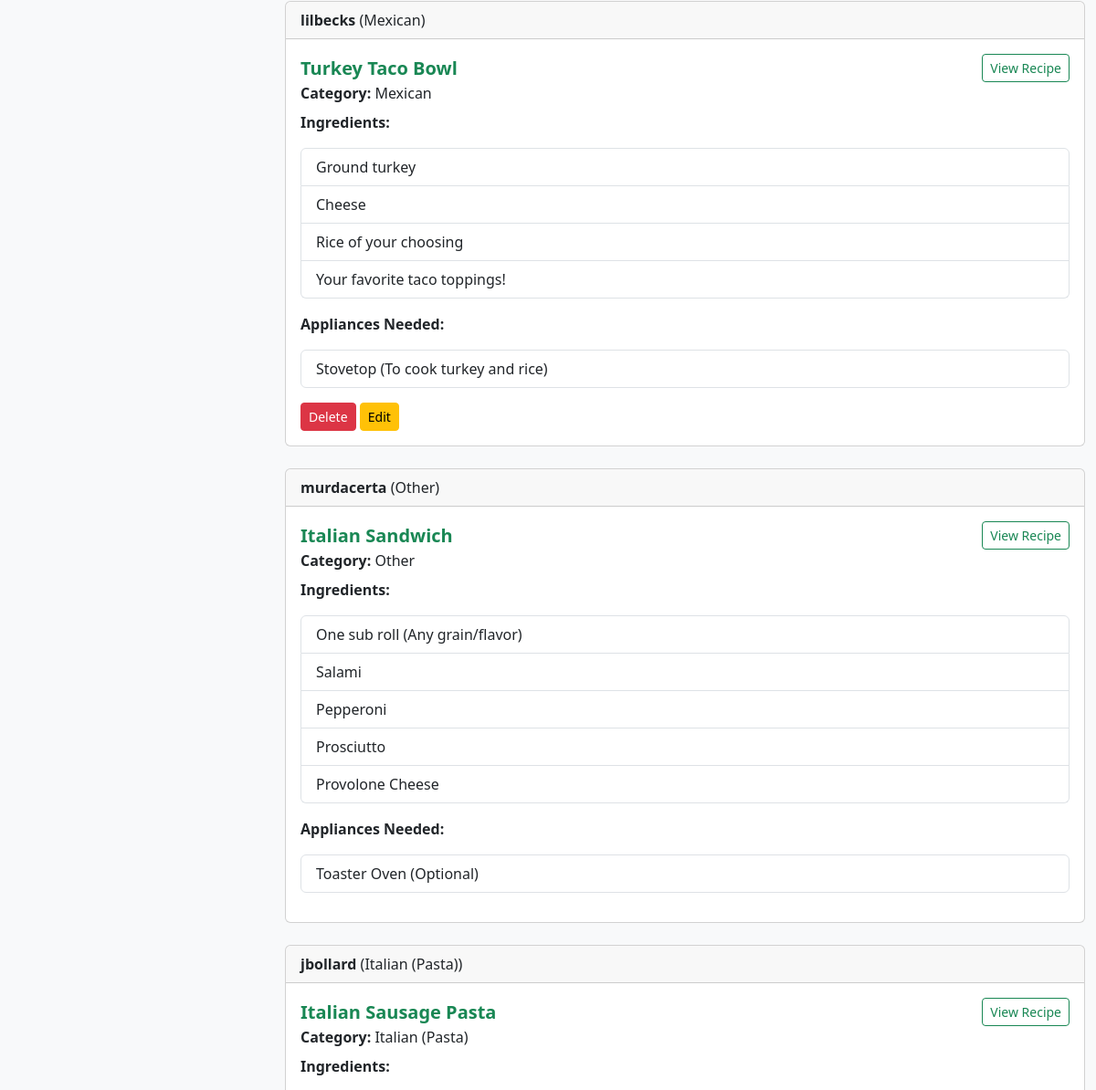
Before: /show_feed (signed in, middle part) with the older database file.
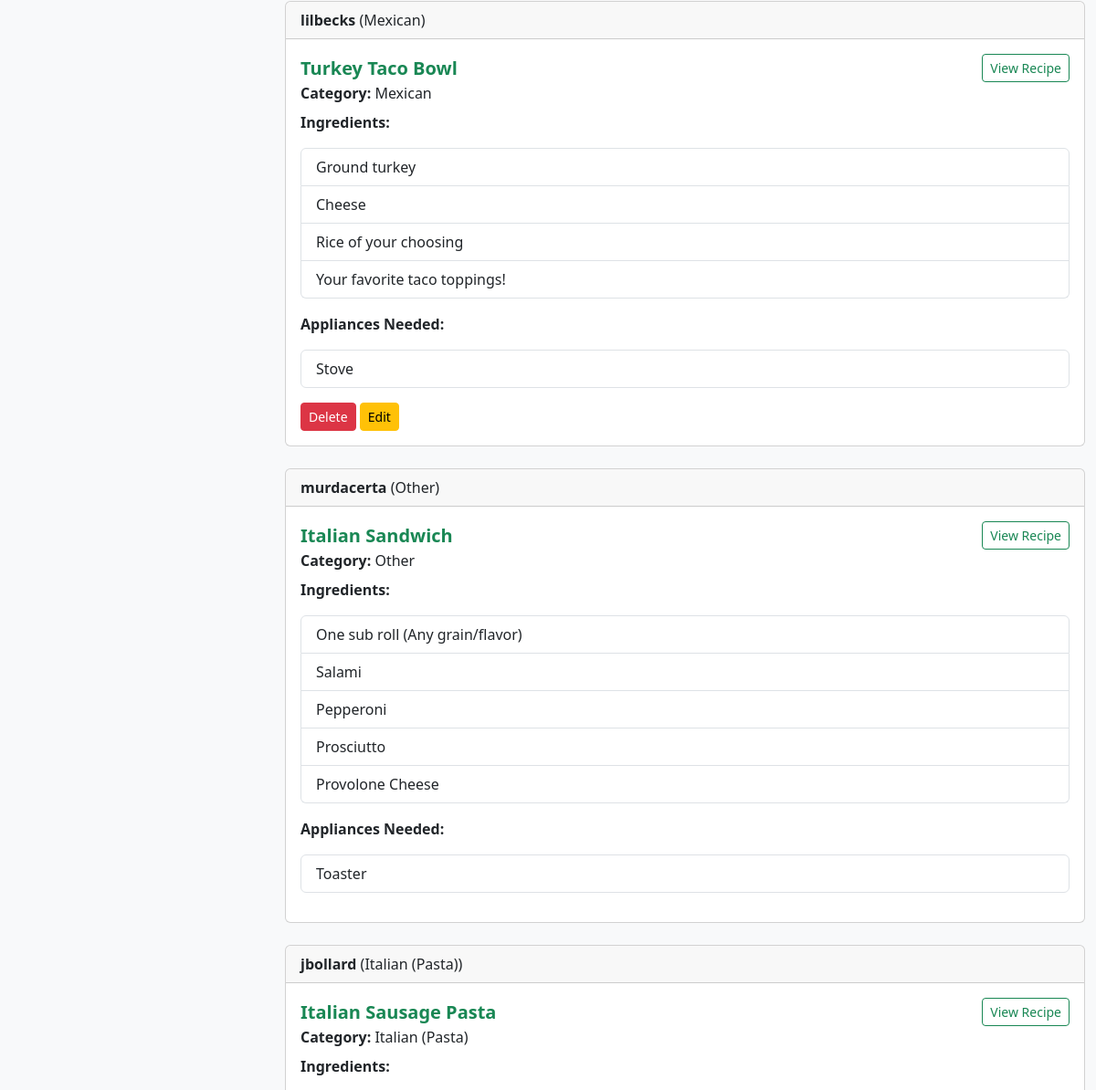
After: the same page with the newer database file.
### tables this page shows
CREATE TABLE "posts" (
    id INTEGER PRIMARY KEY AUTOINCREMENT,
    title TEXT NOT NULL,
    category TEXT NOT NULL,
    user_id INTEGER NOT NULL,
    appliance_id INTEGER, username, ingredients, steps, appliances,  -- now optional
    -- include any other columns you had
    FOREIGN KEY (user_id) REFERENCES users(id)
);

### app.py (the view)
@app.route('/show_feed', methods=['GET', 'POST'])
def show_feed():
    if 'username' in session:
        db = get_db()
        username = session['username']
        user_row = db.execute('SELECT id FROM users WHERE username = ?', (username,)).fetchone()
        if not user_row:
            flash("User not found in database", "error")
            return redirect(url_for('login'))
        user_id = user_row['id']
        feed = db.execute('SELECT * FROM posts ORDER BY id DESC').fetchall()
        friends = db.execute('SELECT first_name, last_name, username, favorite_food FROM users WHERE id != ? ORDER BY id DESC', (user_id,)).fetchall()
        return render_template('main_feed.html', posts=feed, suggested_friends=friends)
    else:
        flash("Please log in to view the feed", "error")
        return render_template('login.html')

### app.py (called while the page is built)
def connect_db():
    rv = sqlite3.connect(app.config['DATABASE'])
    rv.row_factory = sqlite3.Row
    return rv

def get_db():
    if not hasattr(g, 'sqlite_db'):
        g.sqlite_db = connect_db()
    return g.sqlite_db

### templates/main_feed.html (shortened to what this page needs)
{% extends "layout.html" %}
{% block content %}
<div class="container-fluid mt-4">
  <div class="row">
    <div class="col-md-3">
    </div>
    <div class="col-md-9">
      {% for post in posts %}
      <div class="card mb-4">
        <div class="card-header">
          <strong>{{ post.username }}</strong> ({{ post.category }})
        </div>
        <div class="card-body">
          <div class="d-flex justify-content-between align-items-center">
              <h5 class="card-title text-success fw-bold mb-0">{{ post.title }}</h5>
              <a href="{{ url_for('view_recipe', recipe_id=post.id) }}" class="btn btn-outline-success btn-sm">View Recipe</a>
          </div>
          <div class="mb-2"><strong>Category:</strong> {{ post.category }}</div>
          <p><strong>Ingredients:</strong></p>
          <ul class="list-group mb-3">
            {% for ingredient in post.ingredients.split('\n') %}
            <li class="list-group-item">{{ ingredient }}</li>
            {% endfor %}
          </ul>
          <p><strong>Appliances Needed:</strong></p>
            <ul class="list-group mb-3">
              {% for appliance in post.appliances.split(',') %}
                <li class="list-group-item">{{ appliance.strip() }}</li>
              {% endfor %}
            </ul>
          {% if post.username == session['username'] %}
          <div class="mt-2">
            <form method="POST" action="{{ url_for('delete_post', post_id=post.id) }}" style="display:inline;">
              <button type="submit" class="btn btn-danger btn-sm">Delete</button>
            </form>
            <button type="button"
                    class="btn btn-warning btn-sm"
                    data-bs-toggle="modal"
                    data-bs-target="#editModal"
                    data-id="{{ post.id }}"
                    data-title="{{ post.title }}"
                    data-category="{{ post.category }}"
                    data-ingredients="{{ post.ingredients | escape }}"
                    data-steps="{{ post.steps | escape }}"
                    data-appliances="{{ post.appliances | escape }}">
              Edit</button>
          </div>
          {% endif %}
        </div>
      </div>
      {% endfor %}
    </div>
  </div>
</div>
{% endblock %}

### templates/layout.html (shortened to what this page needs)
<!DOCTYPE html>
<html lang="en">
<head>
    <link href="https://cdn.jsdelivr.net/npm/bootstrap@5.3.2/dist/css/bootstrap.min.css" rel="stylesheet">
</head>
<body>
    {% block content %}
    {% endblock %}
</body>
</html>

### templates/layout.html (style rules this page uses)
body { background-color: #f8f9fa; }

Changed rows visible on the page:
changed posts "Turkey Taco Bowl": strip "Stovetop (To cook turkey and rice)" → "Stove"
changed posts "Italian Sandwich": strip "Toaster Oven (Optional)" → "Toaster"
